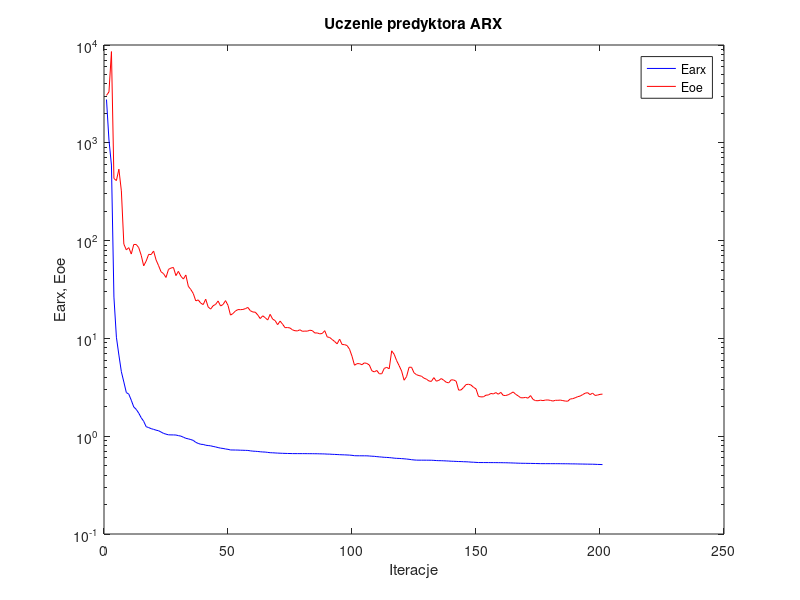
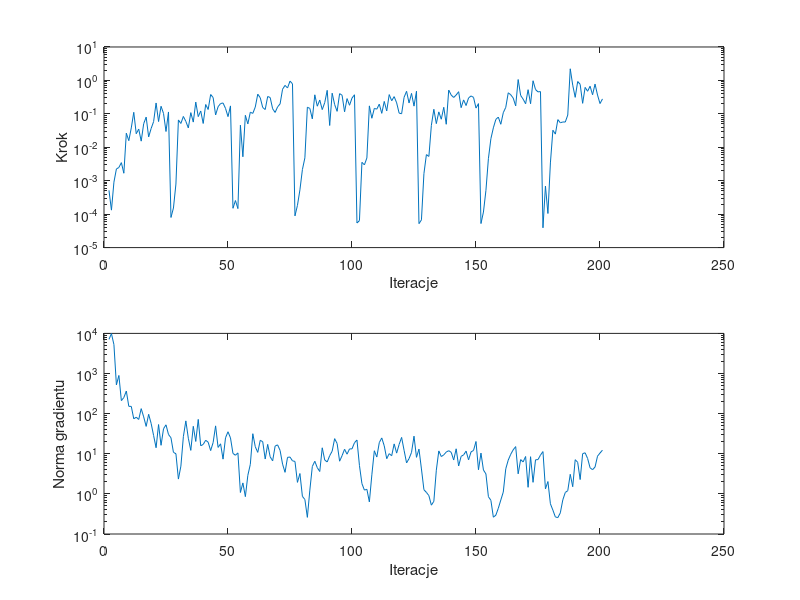

MATLAB code for these plots, in order:
%uczenie predyktora arx
clear all;
n=0; farx(n+1)=2.770631e+003; foe(n+1)=3.053943e+003; wspucz(n+1)=0.000000e+000; ng(n+1)=0.000000e+000;
%odnowa zmiennej metryki
n=1; farx(n+1)=1.067071e+003; foe(n+1)=3.312814e+003; krok(n+1)=5.157570e-004; ng(n+1)=7.112740e+003;
n=2; farx(n+1)=5.922664e+002; foe(n+1)=8.565659e+003; krok(n+1)=1.319203e-004; ng(n+1)=9.870692e+003;
n=3; farx(n+1)=2.645855e+001; foe(n+1)=4.316792e+002; krok(n+1)=9.064776e-004; ng(n+1)=5.252673e+003;
n=4; farx(n+1)=1.028349e+001; foe(n+1)=4.109815e+002; krok(n+1)=2.247173e-003; ng(n+1)=5.212734e+002;
n=5; farx(n+1)=6.759725e+000; foe(n+1)=5.376579e+002; krok(n+1)=2.488900e-003; ng(n+1)=8.940673e+002;
n=6; farx(n+1)=4.563811e+000; foe(n+1)=3.224894e+002; krok(n+1)=3.475615e-003; ng(n+1)=2.111248e+002;
n=7; farx(n+1)=3.582629e+000; foe(n+1)=9.208436e+001; krok(n+1)=1.675019e-003; ng(n+1)=2.517515e+002;
n=8; farx(n+1)=2.794429e+000; foe(n+1)=8.039905e+001; krok(n+1)=2.643052e-002; ng(n+1)=3.657669e+002;
n=9; farx(n+1)=2.690588e+000; foe(n+1)=8.476340e+001; krok(n+1)=1.576669e-002; ng(n+1)=1.519082e+002;
n=10; farx(n+1)=2.332853e+000; foe(n+1)=7.283604e+001; krok(n+1)=3.800897e-002; ng(n+1)=1.515787e+002;
n=11; farx(n+1)=1.990703e+000; foe(n+1)=9.129298e+001; krok(n+1)=1.112054e-001; ng(n+1)=7.429570e+001;
n=12; farx(n+1)=1.880582e+000; foe(n+1)=9.130466e+001; krok(n+1)=2.541206e-002; ng(n+1)=8.149207e+001;
n=13; farx(n+1)=1.721880e+000; foe(n+1)=8.474379e+001; krok(n+1)=3.497807e-002; ng(n+1)=7.162818e+001;
n=14; farx(n+1)=1.544914e+000; foe(n+1)=7.079973e+001; krok(n+1)=1.526430e-002; ng(n+1)=1.332551e+002;
n=15; farx(n+1)=1.419584e+000; foe(n+1)=5.519534e+001; krok(n+1)=5.079872e-002; ng(n+1)=8.305345e+001;
n=16; farx(n+1)=1.251081e+000; foe(n+1)=6.174213e+001; krok(n+1)=8.000730e-002; ng(n+1)=4.808084e+001;
n=17; farx(n+1)=1.225516e+000; foe(n+1)=7.235096e+001; krok(n+1)=2.043074e-002; ng(n+1)=9.632914e+001;
n=18; farx(n+1)=1.194483e+000; foe(n+1)=7.198667e+001; krok(n+1)=3.637216e-002; ng(n+1)=5.727692e+001;
n=19; farx(n+1)=1.174875e+000; foe(n+1)=7.827756e+001; krok(n+1)=5.857529e-002; ng(n+1)=2.846025e+001;
n=20; farx(n+1)=1.152809e+000; foe(n+1)=6.342936e+001; krok(n+1)=2.114442e-001; ng(n+1)=1.413287e+001;
n=21; farx(n+1)=1.137289e+000; foe(n+1)=5.547119e+001; krok(n+1)=5.883374e-002; ng(n+1)=5.349937e+001;
n=22; farx(n+1)=1.103282e+000; foe(n+1)=4.800278e+001; krok(n+1)=1.686145e-001; ng(n+1)=1.625945e+001;
n=23; farx(n+1)=1.068713e+000; foe(n+1)=4.593296e+001; krok(n+1)=1.028050e-001; ng(n+1)=4.201517e+001;
n=24; farx(n+1)=1.049679e+000; foe(n+1)=4.198571e+001; krok(n+1)=2.967304e-002; ng(n+1)=5.262557e+001;
n=25; farx(n+1)=1.033349e+000; foe(n+1)=5.075518e+001; krok(n+1)=1.138873e-001; ng(n+1)=3.029060e+001;
%odnowa zmiennej metryki
n=26; farx(n+1)=1.031216e+000; foe(n+1)=5.241197e+001; krok(n+1)=7.961977e-005; ng(n+1)=2.505222e+001;
n=27; farx(n+1)=1.030506e+000; foe(n+1)=5.311772e+001; krok(n+1)=1.527851e-004; ng(n+1)=1.085704e+001;
n=28; farx(n+1)=1.028094e+000; foe(n+1)=4.385337e+001; krok(n+1)=7.968363e-004; ng(n+1)=9.996615e+000;
n=29; farx(n+1)=1.013794e+000; foe(n+1)=4.848274e+001; krok(n+1)=6.570688e-002; ng(n+1)=2.340012e+000;
n=30; farx(n+1)=1.001753e+000; foe(n+1)=4.324394e+001; krok(n+1)=5.157588e-002; ng(n+1)=4.910219e+000;
n=31; farx(n+1)=9.769884e-001; foe(n+1)=4.045320e+001; krok(n+1)=8.373214e-002; ng(n+1)=2.670264e+001;
n=32; farx(n+1)=9.515705e-001; foe(n+1)=4.449049e+001; krok(n+1)=5.955282e-002; ng(n+1)=6.599358e+001;
n=33; farx(n+1)=9.395382e-001; foe(n+1)=3.410419e+001; krok(n+1)=3.789541e-002; ng(n+1)=2.436448e+001;
n=34; farx(n+1)=9.238068e-001; foe(n+1)=3.162153e+001; krok(n+1)=1.088038e-001; ng(n+1)=1.214422e+001;
n=35; farx(n+1)=9.060774e-001; foe(n+1)=2.876656e+001; krok(n+1)=5.671128e-002; ng(n+1)=4.833739e+001;
n=36; farx(n+1)=8.652782e-001; foe(n+1)=2.419636e+001; krok(n+1)=2.250273e-001; ng(n+1)=2.026572e+001;
n=37; farx(n+1)=8.437494e-001; foe(n+1)=2.474542e+001; krok(n+1)=8.268560e-002; ng(n+1)=7.184598e+001;
n=38; farx(n+1)=8.268021e-001; foe(n+1)=2.294339e+001; krok(n+1)=1.218112e-001; ng(n+1)=1.580577e+001;
n=39; farx(n+1)=8.235503e-001; foe(n+1)=2.217734e+001; krok(n+1)=5.160128e-002; ng(n+1)=1.709880e+001;
n=40; farx(n+1)=8.086535e-001; foe(n+1)=2.518476e+001; krok(n+1)=1.903039e-001; ng(n+1)=2.168316e+001;
n=41; farx(n+1)=8.028500e-001; foe(n+1)=2.097555e+001; krok(n+1)=1.350958e-001; ng(n+1)=1.943626e+001;
n=42; farx(n+1)=7.971659e-001; foe(n+1)=1.993506e+001; krok(n+1)=3.785938e-001; ng(n+1)=1.199131e+001;
n=43; farx(n+1)=7.860277e-001; foe(n+1)=2.158295e+001; krok(n+1)=3.080168e-001; ng(n+1)=1.901698e+001;
n=44; farx(n+1)=7.766904e-001; foe(n+1)=2.225616e+001; krok(n+1)=9.267410e-002; ng(n+1)=4.954145e+001;
n=45; farx(n+1)=7.649668e-001; foe(n+1)=2.413663e+001; krok(n+1)=1.634459e-001; ng(n+1)=1.439015e+001;
n=46; farx(n+1)=7.551114e-001; foe(n+1)=2.145316e+001; krok(n+1)=2.032965e-001; ng(n+1)=1.769807e+001;
n=47; farx(n+1)=7.494360e-001; foe(n+1)=2.222161e+001; krok(n+1)=2.114442e-001; ng(n+1)=7.341772e+000;
n=48; farx(n+1)=7.402813e-001; foe(n+1)=2.433289e+001; krok(n+1)=1.452529e-001; ng(n+1)=2.502060e+001;
n=49; farx(n+1)=7.340786e-001; foe(n+1)=2.178052e+001; krok(n+1)=8.268560e-002; ng(n+1)=3.534354e+001;
n=50; farx(n+1)=7.233347e-001; foe(n+1)=1.731119e+001; krok(n+1)=1.728699e-001; ng(n+1)=2.480680e+001;
%odnowa zmiennej metryki
n=51; farx(n+1)=7.228753e-001; foe(n+1)=1.796219e+001; krok(n+1)=1.498490e-004; ng(n+1)=1.019049e+001;
n=52; farx(n+1)=7.220358e-001; foe(n+1)=1.907491e+001; krok(n+1)=2.556540e-004; ng(n+1)=9.182690e+000;
n=53; farx(n+1)=7.213129e-001; foe(n+1)=1.970333e+001; krok(n+1)=1.466558e-004; ng(n+1)=1.049566e+001;
n=54; farx(n+1)=7.191877e-001; foe(n+1)=1.967120e+001; krok(n+1)=4.568872e-002; ng(n+1)=1.082885e+000;
n=55; farx(n+1)=7.182447e-001; foe(n+1)=1.976246e+001; krok(n+1)=5.208348e-003; ng(n+1)=1.876701e+000;
n=56; farx(n+1)=7.165255e-001; foe(n+1)=2.014862e+001; krok(n+1)=9.047997e-002; ng(n+1)=8.538001e-001;
n=57; farx(n+1)=7.152989e-001; foe(n+1)=2.073506e+001; krok(n+1)=5.005537e-002; ng(n+1)=2.902227e+000;
n=58; farx(n+1)=7.084910e-001; foe(n+1)=1.920509e+001; krok(n+1)=1.121259e-001; ng(n+1)=5.442763e+000;
n=59; farx(n+1)=7.036341e-001; foe(n+1)=1.862114e+001; krok(n+1)=1.032026e-001; ng(n+1)=3.160039e+001;
n=60; farx(n+1)=7.012485e-001; foe(n+1)=1.854071e+001; krok(n+1)=1.600146e-001; ng(n+1)=1.495611e+001;
n=61; farx(n+1)=6.979359e-001; foe(n+1)=1.735236e+001; krok(n+1)=3.885953e-001; ng(n+1)=1.082412e+001;
n=62; farx(n+1)=6.933334e-001; foe(n+1)=1.594782e+001; krok(n+1)=3.032584e-001; ng(n+1)=2.163223e+001;
n=63; farx(n+1)=6.899065e-001; foe(n+1)=1.701979e+001; krok(n+1)=1.545805e-001; ng(n+1)=1.997754e+001;
n=64; farx(n+1)=6.883792e-001; foe(n+1)=1.629511e+001; krok(n+1)=1.348264e-001; ng(n+1)=7.396625e+000;
n=65; farx(n+1)=6.832405e-001; foe(n+1)=1.540557e+001; krok(n+1)=3.304177e-001; ng(n+1)=1.714661e+001;
n=66; farx(n+1)=6.780915e-001; foe(n+1)=1.762198e+001; krok(n+1)=3.081903e-001; ng(n+1)=8.408610e+000;
n=67; farx(n+1)=6.767001e-001; foe(n+1)=1.574779e+001; krok(n+1)=1.418482e-001; ng(n+1)=6.654178e+000;
n=68; farx(n+1)=6.743125e-001; foe(n+1)=1.521454e+001; krok(n+1)=1.101559e-001; ng(n+1)=1.553303e+001;
n=69; farx(n+1)=6.718581e-001; foe(n+1)=1.381044e+001; krok(n+1)=1.619492e-001; ng(n+1)=1.666867e+001;
n=70; farx(n+1)=6.701209e-001; foe(n+1)=1.503185e+001; krok(n+1)=1.981558e-001; ng(n+1)=1.210585e+001;
n=71; farx(n+1)=6.684204e-001; foe(n+1)=1.398609e+001; krok(n+1)=5.450576e-001; ng(n+1)=5.523203e+000;
n=72; farx(n+1)=6.671173e-001; foe(n+1)=1.287534e+001; krok(n+1)=7.101669e-001; ng(n+1)=3.445591e+000;
n=73; farx(n+1)=6.659100e-001; foe(n+1)=1.291097e+001; krok(n+1)=5.945315e-001; ng(n+1)=8.136178e+000;
n=74; farx(n+1)=6.651350e-001; foe(n+1)=1.278346e+001; krok(n+1)=9.528451e-001; ng(n+1)=8.277831e+000;
n=75; farx(n+1)=6.639318e-001; foe(n+1)=1.222806e+001; krok(n+1)=7.926233e-001; ng(n+1)=6.657855e+000;
%odnowa zmiennej metryki
n=76; farx(n+1)=6.637653e-001; foe(n+1)=1.198341e+001; krok(n+1)=8.878196e-005; ng(n+1)=6.442891e+000;
n=77; farx(n+1)=6.637362e-001; foe(n+1)=1.192466e+001; krok(n+1)=1.830796e-004; ng(n+1)=1.936295e+000;
n=78; farx(n+1)=6.635430e-001; foe(n+1)=1.225461e+001; krok(n+1)=5.330760e-004; ng(n+1)=3.217639e+000;
n=79; farx(n+1)=6.634822e-001; foe(n+1)=1.181859e+001; krok(n+1)=2.156451e-003; ng(n+1)=8.682394e-001;
n=80; farx(n+1)=6.634025e-001; foe(n+1)=1.188001e+001; krok(n+1)=4.830641e-003; ng(n+1)=7.242539e-001;
n=81; farx(n+1)=6.630483e-001; foe(n+1)=1.186216e+001; krok(n+1)=1.580303e-001; ng(n+1)=2.598154e-001;
n=82; farx(n+1)=6.626730e-001; foe(n+1)=1.212334e+001; krok(n+1)=1.453256e-001; ng(n+1)=1.241015e+000;
n=83; farx(n+1)=6.624964e-001; foe(n+1)=1.200747e+001; krok(n+1)=7.084462e-002; ng(n+1)=4.817948e+000;
n=84; farx(n+1)=6.619006e-001; foe(n+1)=1.135830e+001; krok(n+1)=3.711420e-001; ng(n+1)=6.506951e+000;
n=85; farx(n+1)=6.615940e-001; foe(n+1)=1.137633e+001; krok(n+1)=1.694093e-001; ng(n+1)=4.500316e+000;
n=86; farx(n+1)=6.603812e-001; foe(n+1)=1.112944e+001; krok(n+1)=2.589461e-001; ng(n+1)=3.609045e+000;
n=87; farx(n+1)=6.596361e-001; foe(n+1)=1.123217e+001; krok(n+1)=1.340009e-001; ng(n+1)=1.408442e+001;
n=88; farx(n+1)=6.586245e-001; foe(n+1)=1.199578e+001; krok(n+1)=2.164743e-001; ng(n+1)=6.981884e+000;
n=89; farx(n+1)=6.561183e-001; foe(n+1)=1.036143e+001; krok(n+1)=5.051237e-001; ng(n+1)=6.248152e+000;
n=90; farx(n+1)=6.556776e-001; foe(n+1)=1.021468e+001; krok(n+1)=4.486659e-002; ng(n+1)=8.951623e+000;
n=91; farx(n+1)=6.528002e-001; foe(n+1)=9.744285e+000; krok(n+1)=4.150498e-001; ng(n+1)=1.160430e+001;
n=92; farx(n+1)=6.515040e-001; foe(n+1)=9.292260e+000; krok(n+1)=1.892883e-001; ng(n+1)=2.380608e+001;
n=93; farx(n+1)=6.493949e-001; foe(n+1)=8.797129e+000; krok(n+1)=1.189066e-001; ng(n+1)=1.800603e+001;
n=94; farx(n+1)=6.472906e-001; foe(n+1)=9.829266e+000; krok(n+1)=4.021517e-001; ng(n+1)=6.520870e+000;
n=95; farx(n+1)=6.456285e-001; foe(n+1)=8.663498e+000; krok(n+1)=3.607908e-001; ng(n+1)=8.971422e+000;
n=96; farx(n+1)=6.445870e-001; foe(n+1)=8.633639e+000; krok(n+1)=1.150668e-001; ng(n+1)=1.295158e+001;
n=97; farx(n+1)=6.426875e-001; foe(n+1)=8.461107e+000; krok(n+1)=2.857373e-001; ng(n+1)=9.756591e+000;
n=98; farx(n+1)=6.407634e-001; foe(n+1)=7.756732e+000; krok(n+1)=1.807191e-001; ng(n+1)=1.319275e+001;
n=99; farx(n+1)=6.374506e-001; foe(n+1)=6.572293e+000; krok(n+1)=2.965231e-001; ng(n+1)=1.325343e+001;
n=100; farx(n+1)=6.319272e-001; foe(n+1)=5.318150e+000; krok(n+1)=3.724184e-001; ng(n+1)=1.881082e+001;
%odnowa zmiennej metryki
n=101; farx(n+1)=6.309034e-001; foe(n+1)=5.516221e+000; krok(n+1)=5.434585e-005; ng(n+1)=2.200524e+001;
n=102; farx(n+1)=6.308173e-001; foe(n+1)=5.521263e+000; krok(n+1)=6.416688e-005; ng(n+1)=5.119382e+000;
n=103; farx(n+1)=6.304217e-001; foe(n+1)=5.382459e+000; krok(n+1)=3.544455e-003; ng(n+1)=1.804645e+000;
n=104; farx(n+1)=6.302855e-001; foe(n+1)=5.621508e+000; krok(n+1)=2.983603e-003; ng(n+1)=1.242657e+000;
n=105; farx(n+1)=6.299517e-001; foe(n+1)=5.544027e+000; krok(n+1)=4.801295e-003; ng(n+1)=1.299448e+000;
n=106; farx(n+1)=6.275030e-001; foe(n+1)=5.344680e+000; krok(n+1)=1.732520e-001; ng(n+1)=6.314077e-001;
n=107; farx(n+1)=6.243745e-001; foe(n+1)=4.663236e+000; krok(n+1)=7.385489e-002; ng(n+1)=2.980827e+000;
n=108; farx(n+1)=6.227873e-001; foe(n+1)=4.546728e+000; krok(n+1)=1.455442e-001; ng(n+1)=1.189202e+001;
n=109; farx(n+1)=6.181607e-001; foe(n+1)=4.701633e+000; krok(n+1)=1.383770e-001; ng(n+1)=8.284611e+000;
n=110; farx(n+1)=6.148569e-001; foe(n+1)=4.346855e+000; krok(n+1)=1.951976e-001; ng(n+1)=1.894414e+001;
n=111; farx(n+1)=6.119065e-001; foe(n+1)=4.350458e+000; krok(n+1)=1.036127e-001; ng(n+1)=2.481117e+001;
n=112; farx(n+1)=6.085193e-001; foe(n+1)=4.936034e+000; krok(n+1)=2.353350e-001; ng(n+1)=1.575321e+001;
n=113; farx(n+1)=6.068150e-001; foe(n+1)=5.056779e+000; krok(n+1)=1.221956e-001; ng(n+1)=7.540322e+000;
n=114; farx(n+1)=6.042874e-001; foe(n+1)=4.891928e+000; krok(n+1)=3.768236e-001; ng(n+1)=1.006375e+001;
n=115; farx(n+1)=6.009117e-001; foe(n+1)=7.464774e+000; krok(n+1)=2.464885e-001; ng(n+1)=8.931018e+000;
n=116; farx(n+1)=5.965632e-001; foe(n+1)=6.885990e+000; krok(n+1)=3.276650e-001; ng(n+1)=1.761631e+001;
n=117; farx(n+1)=5.938407e-001; foe(n+1)=5.922478e+000; krok(n+1)=2.139750e-001; ng(n+1)=1.037667e+001;
n=118; farx(n+1)=5.926282e-001; foe(n+1)=5.266308e+000; krok(n+1)=1.053314e-001; ng(n+1)=1.706797e+001;
n=119; farx(n+1)=5.900082e-001; foe(n+1)=4.638882e+000; krok(n+1)=1.003991e-001; ng(n+1)=2.556404e+001;
n=120; farx(n+1)=5.875436e-001; foe(n+1)=3.735878e+000; krok(n+1)=3.120917e-001; ng(n+1)=1.217058e+001;
n=121; farx(n+1)=5.841530e-001; foe(n+1)=4.067193e+000; krok(n+1)=4.726961e-001; ng(n+1)=5.918373e+000;
n=122; farx(n+1)=5.804846e-001; foe(n+1)=5.067970e+000; krok(n+1)=2.114442e-001; ng(n+1)=7.573086e+000;
n=123; farx(n+1)=5.752971e-001; foe(n+1)=5.073447e+000; krok(n+1)=4.089939e-001; ng(n+1)=1.082160e+001;
n=124; farx(n+1)=5.718180e-001; foe(n+1)=4.452323e+000; krok(n+1)=1.702433e-001; ng(n+1)=2.746387e+001;
n=125; farx(n+1)=5.693228e-001; foe(n+1)=4.256963e+000; krok(n+1)=4.764226e-001; ng(n+1)=8.146688e+000;
%odnowa zmiennej metryki
n=126; farx(n+1)=5.689054e-001; foe(n+1)=4.166560e+000; krok(n+1)=5.210339e-005; ng(n+1)=1.306773e+001;
n=127; farx(n+1)=5.688641e-001; foe(n+1)=4.108567e+000; krok(n+1)=6.745433e-005; ng(n+1)=4.175615e+000;
n=128; farx(n+1)=5.687658e-001; foe(n+1)=3.924777e+000; krok(n+1)=1.629095e-003; ng(n+1)=1.270047e+000;
n=129; farx(n+1)=5.684998e-001; foe(n+1)=3.831762e+000; krok(n+1)=6.046212e-003; ng(n+1)=1.089331e+000;
n=130; farx(n+1)=5.683368e-001; foe(n+1)=3.671315e+000; krok(n+1)=5.320104e-003; ng(n+1)=9.048931e-001;
n=131; farx(n+1)=5.679436e-001; foe(n+1)=3.632278e+000; krok(n+1)=4.517978e-002; ng(n+1)=5.235992e-001;
n=132; farx(n+1)=5.662363e-001; foe(n+1)=3.972631e+000; krok(n+1)=1.370460e-001; ng(n+1)=6.533536e-001;
n=133; farx(n+1)=5.636429e-001; foe(n+1)=3.652851e+000; krok(n+1)=5.104106e-002; ng(n+1)=3.893674e+000;
n=134; farx(n+1)=5.621897e-001; foe(n+1)=3.722522e+000; krok(n+1)=1.146023e-001; ng(n+1)=1.178047e+001;
n=135; farx(n+1)=5.617384e-001; foe(n+1)=3.886039e+000; krok(n+1)=6.905442e-002; ng(n+1)=8.518142e+000;
n=136; farx(n+1)=5.603980e-001; foe(n+1)=3.732067e+000; krok(n+1)=1.570381e-001; ng(n+1)=9.394370e+000;
n=137; farx(n+1)=5.588018e-001; foe(n+1)=3.561417e+000; krok(n+1)=4.879939e-002; ng(n+1)=1.102505e+001;
n=138; farx(n+1)=5.571922e-001; foe(n+1)=3.511174e+000; krok(n+1)=5.138574e-001; ng(n+1)=1.192248e+001;
n=139; farx(n+1)=5.550091e-001; foe(n+1)=3.772533e+000; krok(n+1)=3.655097e-001; ng(n+1)=1.085906e+001;
n=140; farx(n+1)=5.539784e-001; foe(n+1)=3.756818e+000; krok(n+1)=3.091015e-001; ng(n+1)=6.979339e+000;
n=141; farx(n+1)=5.524883e-001; foe(n+1)=3.647597e+000; krok(n+1)=3.655097e-001; ng(n+1)=1.329058e+001;
n=142; farx(n+1)=5.507265e-001; foe(n+1)=2.957241e+000; krok(n+1)=4.602673e-001; ng(n+1)=4.959310e+000;
n=143; farx(n+1)=5.502701e-001; foe(n+1)=2.972739e+000; krok(n+1)=1.530377e-001; ng(n+1)=8.629322e+000;
n=144; farx(n+1)=5.484888e-001; foe(n+1)=3.152237e+000; krok(n+1)=2.613267e-001; ng(n+1)=9.348576e+000;
n=145; farx(n+1)=5.476224e-001; foe(n+1)=3.374157e+000; krok(n+1)=1.775417e-001; ng(n+1)=1.166442e+001;
n=146; farx(n+1)=5.460667e-001; foe(n+1)=3.397301e+000; krok(n+1)=2.987477e-001; ng(n+1)=7.051363e+000;
n=147; farx(n+1)=5.432484e-001; foe(n+1)=3.335574e+000; krok(n+1)=3.435737e-001; ng(n+1)=1.113961e+001;
n=148; farx(n+1)=5.418807e-001; foe(n+1)=3.161185e+000; krok(n+1)=3.112246e-001; ng(n+1)=1.208292e+001;
n=149; farx(n+1)=5.399260e-001; foe(n+1)=3.048030e+000; krok(n+1)=1.490721e-001; ng(n+1)=2.021901e+001;
n=150; farx(n+1)=5.380122e-001; foe(n+1)=2.549454e+000; krok(n+1)=2.023747e-001; ng(n+1)=3.989228e+000;
%odnowa zmiennej metryki
n=151; farx(n+1)=5.378036e-001; foe(n+1)=2.523311e+000; krok(n+1)=5.234435e-005; ng(n+1)=1.039194e+001;
n=152; farx(n+1)=5.377429e-001; foe(n+1)=2.527973e+000; krok(n+1)=1.157695e-004; ng(n+1)=3.939202e+000;
n=153; farx(n+1)=5.375494e-001; foe(n+1)=2.626614e+000; krok(n+1)=5.109218e-004; ng(n+1)=3.144475e+000;
n=154; farx(n+1)=5.374070e-001; foe(n+1)=2.640390e+000; krok(n+1)=4.573216e-003; ng(n+1)=8.495861e-001;
n=155; farx(n+1)=5.371285e-001; foe(n+1)=2.736013e+000; krok(n+1)=1.803262e-002; ng(n+1)=6.923098e-001;
n=156; farx(n+1)=5.370394e-001; foe(n+1)=2.705239e+000; krok(n+1)=3.820826e-002; ng(n+1)=2.621100e-001;
n=157; farx(n+1)=5.368231e-001; foe(n+1)=2.792913e+000; krok(n+1)=6.826594e-002; ng(n+1)=2.949560e-001;
n=158; farx(n+1)=5.363767e-001; foe(n+1)=2.687312e+000; krok(n+1)=8.000730e-002; ng(n+1)=4.388077e-001;
n=159; farx(n+1)=5.362203e-001; foe(n+1)=2.806228e+000; krok(n+1)=4.879939e-002; ng(n+1)=7.021695e-001;
n=160; farx(n+1)=5.355844e-001; foe(n+1)=2.611620e+000; krok(n+1)=1.082372e-001; ng(n+1)=1.110927e+000;
n=161; farx(n+1)=5.352216e-001; foe(n+1)=2.606701e+000; krok(n+1)=1.567018e-001; ng(n+1)=4.218243e+000;
n=162; farx(n+1)=5.342671e-001; foe(n+1)=2.653572e+000; krok(n+1)=4.268310e-001; ng(n+1)=6.952959e+000;
n=163; farx(n+1)=5.333159e-001; foe(n+1)=2.737487e+000; krok(n+1)=3.730776e-001; ng(n+1)=9.705257e+000;
n=164; farx(n+1)=5.322562e-001; foe(n+1)=2.834940e+000; krok(n+1)=2.965231e-001; ng(n+1)=1.253839e+001;
n=165; farx(n+1)=5.310965e-001; foe(n+1)=2.679845e+000; krok(n+1)=1.728699e-001; ng(n+1)=1.509723e+001;
n=166; farx(n+1)=5.298628e-001; foe(n+1)=2.587067e+000; krok(n+1)=1.062525e+000; ng(n+1)=3.162632e+000;
n=167; farx(n+1)=5.289627e-001; foe(n+1)=2.473618e+000; krok(n+1)=3.550835e-001; ng(n+1)=7.145738e+000;
n=168; farx(n+1)=5.284309e-001; foe(n+1)=2.470077e+000; krok(n+1)=2.760258e-001; ng(n+1)=6.260679e+000;
n=169; farx(n+1)=5.280578e-001; foe(n+1)=2.492776e+000; krok(n+1)=2.002215e-001; ng(n+1)=8.550585e+000;
n=170; farx(n+1)=5.274024e-001; foe(n+1)=2.449316e+000; krok(n+1)=5.281352e-001; ng(n+1)=1.458570e+000;
n=171; farx(n+1)=5.270437e-001; foe(n+1)=2.600210e+000; krok(n+1)=2.007982e-001; ng(n+1)=8.445429e+000;
n=172; farx(n+1)=5.263923e-001; foe(n+1)=2.376214e+000; krok(n+1)=9.775646e-001; ng(n+1)=1.941658e+000;
n=173; farx(n+1)=5.257820e-001; foe(n+1)=2.311742e+000; krok(n+1)=5.341966e-001; ng(n+1)=7.063418e+000;
n=174; farx(n+1)=5.250273e-001; foe(n+1)=2.304675e+000; krok(n+1)=4.536903e-001; ng(n+1)=7.163662e+000;
n=175; farx(n+1)=5.241729e-001; foe(n+1)=2.335240e+000; krok(n+1)=4.635137e-001; ng(n+1)=9.258501e+000;
%odnowa zmiennej metryki
n=176; farx(n+1)=5.240100e-001; foe(n+1)=2.312089e+000; krok(n+1)=3.909086e-005; ng(n+1)=1.133127e+001;
n=177; farx(n+1)=5.239653e-001; foe(n+1)=2.341000e+000; krok(n+1)=6.935224e-004; ng(n+1)=1.335344e+000;
n=178; farx(n+1)=5.239495e-001; foe(n+1)=2.347454e+000; krok(n+1)=1.046887e-004; ng(n+1)=2.029944e+000;
n=179; farx(n+1)=5.239088e-001; foe(n+1)=2.323149e+000; krok(n+1)=3.408889e-003; ng(n+1)=5.664547e-001;
n=180; farx(n+1)=5.237253e-001; foe(n+1)=2.286619e+000; krok(n+1)=3.239658e-002; ng(n+1)=3.934061e-001;
n=181; farx(n+1)=5.236736e-001; foe(n+1)=2.329193e+000; krok(n+1)=2.476948e-002; ng(n+1)=2.659214e-001;
n=182; farx(n+1)=5.235842e-001; foe(n+1)=2.328314e+000; krok(n+1)=6.721749e-002; ng(n+1)=2.561271e-001;
n=183; farx(n+1)=5.233309e-001; foe(n+1)=2.339388e+000; krok(n+1)=5.401650e-002; ng(n+1)=3.367686e-001;
n=184; farx(n+1)=5.228787e-001; foe(n+1)=2.313163e+000; krok(n+1)=5.715876e-002; ng(n+1)=7.078675e-001;
n=185; farx(n+1)=5.227040e-001; foe(n+1)=2.286976e+000; krok(n+1)=5.695205e-002; ng(n+1)=1.084660e+000;
n=186; farx(n+1)=5.225266e-001; foe(n+1)=2.278513e+000; krok(n+1)=9.228634e-002; ng(n+1)=1.201603e+000;
n=187; farx(n+1)=5.216052e-001; foe(n+1)=2.402396e+000; krok(n+1)=2.228538e+000; ng(n+1)=3.074666e+000;
n=188; farx(n+1)=5.212948e-001; foe(n+1)=2.418892e+000; krok(n+1)=7.214488e-001; ng(n+1)=1.508773e+000;
n=189; farx(n+1)=5.209534e-001; foe(n+1)=2.471849e+000; krok(n+1)=3.118100e-001; ng(n+1)=7.118324e+000;
n=190; farx(n+1)=5.202194e-001; foe(n+1)=2.535816e+000; krok(n+1)=9.270274e-001; ng(n+1)=6.114213e+000;
n=191; farx(n+1)=5.195276e-001; foe(n+1)=2.572530e+000; krok(n+1)=7.638023e-001; ng(n+1)=2.276561e+000;
n=192; farx(n+1)=5.191418e-001; foe(n+1)=2.662306e+000; krok(n+1)=2.064051e-001; ng(n+1)=1.004052e+001;
n=193; farx(n+1)=5.184712e-001; foe(n+1)=2.750067e+000; krok(n+1)=6.182030e-001; ng(n+1)=1.057080e+001;
n=194; farx(n+1)=5.179787e-001; foe(n+1)=2.787603e+000; krok(n+1)=4.741921e-001; ng(n+1)=7.635862e+000;
n=195; farx(n+1)=5.175017e-001; foe(n+1)=2.662172e+000; krok(n+1)=6.710813e-001; ng(n+1)=4.465851e+000;
n=196; farx(n+1)=5.171503e-001; foe(n+1)=2.758072e+000; krok(n+1)=3.730429e-001; ng(n+1)=4.005508e+000;
n=197; farx(n+1)=5.161886e-001; foe(n+1)=2.612096e+000; krok(n+1)=7.773108e-001; ng(n+1)=4.671803e+000;
n=198; farx(n+1)=5.145011e-001; foe(n+1)=2.632909e+000; krok(n+1)=3.655097e-001; ng(n+1)=8.706698e+000;
n=199; farx(n+1)=5.139574e-001; foe(n+1)=2.677439e+000; krok(n+1)=2.031949e-001; ng(n+1)=1.041758e+001;
n=200; farx(n+1)=5.125975e-001; foe(n+1)=2.693577e+000; krok(n+1)=2.798246e-001; ng(n+1)=1.231489e+001;

figure; semilogy(farx,'b'); hold on; semilogy(foe,'r'); xlabel('Iteracje'); ylabel('Earx, Eoe'); legend('Earx','Eoe'); title('Uczenie predyktora ARX');
figure; subplot(2,1,1); semilogy(krok); xlabel('Iteracje'); ylabel('Krok');
subplot(2,1,2); semilogy(ng); xlabel('Iteracje'); ylabel('Norma gradientu');
Earx=farx(n+1)
Eoe=foe(n+1)
